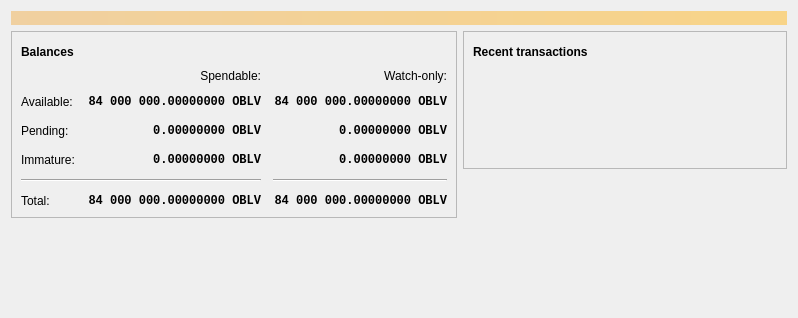
<?xml version="1.0" encoding="UTF-8"?>
<ui version="4.0">
 <class>OverviewPage</class>
 <widget class="QWidget" name="OverviewPage">
  <property name="geometry">
   <rect>
    <x>0</x>
    <y>0</y>
    <width>798</width>
    <height>318</height>
   </rect>
  </property>
  <property name="windowTitle">
   <string>Form</string>
  </property>
  <layout class="QVBoxLayout" name="topLayout">
   <item>
    <widget class="QLabel" name="labelAlerts">
     <property name="visible">
      <bool>false</bool>
     </property>
     <property name="styleSheet">
      <string notr="true">QLabel { background-color: qlineargradient(x1: 0, y1: 0, x2: 1, y2: 0, stop:0 #F0D0A0, stop:1 #F8D488); color:#000000; }</string>
     </property>
     <property name="wordWrap">
      <bool>true</bool>
     </property>
     <property name="margin">
      <number>3</number>
     </property>
     <property name="textInteractionFlags">
      <set>Qt::TextSelectableByMouse</set>
     </property>
    </widget>
   </item>
   <item>
    <layout class="QHBoxLayout" name="horizontalLayout" stretch="1,1">
     <item>
      <layout class="QVBoxLayout" name="verticalLayout_2">
       <item>
        <widget class="QFrame" name="frame">
         <property name="frameShape">
          <enum>QFrame::StyledPanel</enum>
         </property>
         <property name="frameShadow">
          <enum>QFrame::Raised</enum>
         </property>
         <layout class="QVBoxLayout" name="verticalLayout_4">
          <item>
           <layout class="QHBoxLayout" name="horizontalLayout_4">
            <item>
             <widget class="QLabel" name="label_5">
              <property name="font">
               <font>
                <weight>75</weight>
                <bold>true</bold>
               </font>
              </property>
              <property name="text">
               <string>Balances</string>
              </property>
             </widget>
            </item>
            <item>
             <widget class="QPushButton" name="labelWalletStatus">
              <property name="enabled">
               <bool>true</bool>
              </property>
              <property name="maximumSize">
               <size>
                <width>30</width>
                <height>16777215</height>
               </size>
              </property>
              <property name="toolTip">
               <string>The displayed information may be out of date. Your wallet automatically synchronizes with the Oblivion network after a connection is established, but this process has not completed yet.</string>
              </property>
              <property name="text">
               <string/>
              </property>
              <property name="icon">
               <iconset resource="../bitcoin.qrc">
                <normaloff>:/icons/warning</normaloff>
                <disabledoff>:/icons/warning</disabledoff>:/icons/warning</iconset>
              </property>
              <property name="iconSize">
               <size>
                <width>24</width>
                <height>24</height>
               </size>
              </property>
              <property name="flat">
               <bool>true</bool>
              </property>
             </widget>
            </item>
            <item>
             <spacer name="horizontalSpacer_3">
              <property name="orientation">
               <enum>Qt::Horizontal</enum>
              </property>
              <property name="sizeHint" stdset="0">
               <size>
                <width>40</width>
                <height>20</height>
               </size>
              </property>
             </spacer>
            </item>
           </layout>
          </item>
          <item>
           <layout class="QGridLayout" name="gridLayout">
            <property name="spacing">
             <number>12</number>
            </property>
            <item row="2" column="2">
             <widget class="QLabel" name="labelWatchPending">
              <property name="font">
               <font>
                <family>Monospace</family>
                <weight>75</weight>
                <bold>true</bold>
               </font>
              </property>
              <property name="cursor">
               <cursorShape>IBeamCursor</cursorShape>
              </property>
              <property name="toolTip">
               <string>Unconfirmed transactions to watch-only addresses</string>
              </property>
              <property name="text">
               <string notr="true">0.00000000 OBLV</string>
              </property>
              <property name="alignment">
               <set>Qt::AlignRight|Qt::AlignTrailing|Qt::AlignVCenter</set>
              </property>
              <property name="textInteractionFlags">
               <set>Qt::LinksAccessibleByMouse|Qt::TextSelectableByKeyboard|Qt::TextSelectableByMouse</set>
              </property>
             </widget>
            </item>
            <item row="2" column="1">
             <widget class="QLabel" name="labelUnconfirmed">
              <property name="font">
               <font>
                <family>Monospace</family>
                <weight>75</weight>
                <bold>true</bold>
               </font>
              </property>
              <property name="cursor">
               <cursorShape>IBeamCursor</cursorShape>
              </property>
              <property name="toolTip">
               <string>Total of transactions that have yet to be confirmed, and do not yet count toward the spendable balance</string>
              </property>
              <property name="text">
               <string notr="true">0.00000000 OBLV</string>
              </property>
              <property name="alignment">
               <set>Qt::AlignRight|Qt::AlignTrailing|Qt::AlignVCenter</set>
              </property>
              <property name="textInteractionFlags">
               <set>Qt::LinksAccessibleByMouse|Qt::TextSelectableByKeyboard|Qt::TextSelectableByMouse</set>
              </property>
             </widget>
            </item>
            <item row="3" column="2">
             <widget class="QLabel" name="labelWatchImmature">
              <property name="font">
               <font>
                <family>Monospace</family>
                <weight>75</weight>
                <bold>true</bold>
               </font>
              </property>
              <property name="cursor">
               <cursorShape>IBeamCursor</cursorShape>
              </property>
              <property name="toolTip">
               <string>Mined balance in watch-only addresses that has not yet matured</string>
              </property>
              <property name="text">
               <string notr="true">0.00000000 OBLV</string>
              </property>
              <property name="alignment">
               <set>Qt::AlignRight|Qt::AlignTrailing|Qt::AlignVCenter</set>
              </property>
              <property name="textInteractionFlags">
               <set>Qt::LinksAccessibleByMouse|Qt::TextSelectableByKeyboard|Qt::TextSelectableByMouse</set>
              </property>
             </widget>
            </item>
            <item row="4" column="0" colspan="2">
             <widget class="Line" name="line">
              <property name="orientation">
               <enum>Qt::Horizontal</enum>
              </property>
             </widget>
            </item>
            <item row="4" column="2">
             <widget class="Line" name="lineWatchBalance">
              <property name="sizePolicy">
               <sizepolicy hsizetype="Preferred" vsizetype="Fixed">
                <horstretch>0</horstretch>
                <verstretch>0</verstretch>
               </sizepolicy>
              </property>
              <property name="minimumSize">
               <size>
                <width>140</width>
                <height>0</height>
               </size>
              </property>
              <property name="orientation">
               <enum>Qt::Horizontal</enum>
              </property>
             </widget>
            </item>
            <item row="5" column="0">
             <widget class="QLabel" name="labelTotalText">
              <property name="text">
               <string>Total:</string>
              </property>
             </widget>
            </item>
            <item row="3" column="1">
             <widget class="QLabel" name="labelImmature">
              <property name="font">
               <font>
                <family>Monospace</family>
                <weight>75</weight>
                <bold>true</bold>
               </font>
              </property>
              <property name="cursor">
               <cursorShape>IBeamCursor</cursorShape>
              </property>
              <property name="toolTip">
               <string>Mined balance that has not yet matured</string>
              </property>
              <property name="text">
               <string notr="true">0.00000000 OBLV</string>
              </property>
              <property name="alignment">
               <set>Qt::AlignRight|Qt::AlignTrailing|Qt::AlignVCenter</set>
              </property>
              <property name="textInteractionFlags">
               <set>Qt::LinksAccessibleByMouse|Qt::TextSelectableByKeyboard|Qt::TextSelectableByMouse</set>
              </property>
             </widget>
            </item>
            <item row="2" column="3">
             <spacer name="horizontalSpacer_2">
              <property name="orientation">
               <enum>Qt::Horizontal</enum>
              </property>
              <property name="sizeHint" stdset="0">
               <size>
                <width>40</width>
                <height>20</height>
               </size>
              </property>
             </spacer>
            </item>
            <item row="3" column="0">
             <widget class="QLabel" name="labelImmatureText">
              <property name="text">
               <string>Immature:</string>
              </property>
             </widget>
            </item>
            <item row="5" column="1">
             <widget class="QLabel" name="labelTotal">
              <property name="font">
               <font>
                <family>Monospace</family>
                <weight>75</weight>
                <bold>true</bold>
               </font>
              </property>
              <property name="cursor">
               <cursorShape>IBeamCursor</cursorShape>
              </property>
              <property name="toolTip">
               <string>Your current total balance</string>
              </property>
              <property name="text">
               <string notr="true">84 000 000.00000000 OBLV</string>
              </property>
              <property name="alignment">
               <set>Qt::AlignRight|Qt::AlignTrailing|Qt::AlignVCenter</set>
              </property>
              <property name="textInteractionFlags">
               <set>Qt::LinksAccessibleByMouse|Qt::TextSelectableByKeyboard|Qt::TextSelectableByMouse</set>
              </property>
             </widget>
            </item>
            <item row="5" column="2">
             <widget class="QLabel" name="labelWatchTotal">
              <property name="font">
               <font>
                <family>Monospace</family>
                <weight>75</weight>
                <bold>true</bold>
               </font>
              </property>
              <property name="cursor">
               <cursorShape>IBeamCursor</cursorShape>
              </property>
              <property name="toolTip">
               <string>Current total balance in watch-only addresses</string>
              </property>
              <property name="text">
               <string notr="true">84 000 000.00000000 OBLV</string>
              </property>
              <property name="alignment">
               <set>Qt::AlignRight|Qt::AlignTrailing|Qt::AlignVCenter</set>
              </property>
              <property name="textInteractionFlags">
               <set>Qt::LinksAccessibleByMouse|Qt::TextSelectableByKeyboard|Qt::TextSelectableByMouse</set>
              </property>
             </widget>
            </item>
            <item row="0" column="2">
             <widget class="QLabel" name="labelWatchonly">
              <property name="text">
               <string>Watch-only:</string>
              </property>
              <property name="alignment">
               <set>Qt::AlignRight|Qt::AlignTrailing|Qt::AlignVCenter</set>
              </property>
             </widget>
            </item>
            <item row="1" column="0">
             <widget class="QLabel" name="labelBalanceText">
              <property name="text">
               <string>Available:</string>
              </property>
             </widget>
            </item>
            <item row="1" column="1">
             <widget class="QLabel" name="labelBalance">
              <property name="font">
               <font>
                <family>Monospace</family>
                <weight>75</weight>
                <bold>true</bold>
               </font>
              </property>
              <property name="cursor">
               <cursorShape>IBeamCursor</cursorShape>
              </property>
              <property name="toolTip">
               <string>Your current spendable balance</string>
              </property>
              <property name="text">
               <string notr="true">84 000 000.00000000 OBLV</string>
              </property>
              <property name="alignment">
               <set>Qt::AlignRight|Qt::AlignTrailing|Qt::AlignVCenter</set>
              </property>
              <property name="textInteractionFlags">
               <set>Qt::LinksAccessibleByMouse|Qt::TextSelectableByKeyboard|Qt::TextSelectableByMouse</set>
              </property>
             </widget>
            </item>
            <item row="1" column="2">
             <widget class="QLabel" name="labelWatchAvailable">
              <property name="font">
               <font>
                <family>Monospace</family>
                <weight>75</weight>
                <bold>true</bold>
               </font>
              </property>
              <property name="cursor">
               <cursorShape>IBeamCursor</cursorShape>
              </property>
              <property name="toolTip">
               <string>Your current balance in watch-only addresses</string>
              </property>
              <property name="text">
               <string notr="true">84 000 000.00000000 OBLV</string>
              </property>
              <property name="alignment">
               <set>Qt::AlignRight|Qt::AlignTrailing|Qt::AlignVCenter</set>
              </property>
              <property name="textInteractionFlags">
               <set>Qt::LinksAccessibleByMouse|Qt::TextSelectableByKeyboard|Qt::TextSelectableByMouse</set>
              </property>
             </widget>
            </item>
            <item row="2" column="0">
             <widget class="QLabel" name="labelPendingText">
              <property name="text">
               <string>Pending:</string>
              </property>
             </widget>
            </item>
            <item row="0" column="1">
             <widget class="QLabel" name="labelSpendable">
              <property name="text">
               <string>Spendable:</string>
              </property>
              <property name="alignment">
               <set>Qt::AlignRight|Qt::AlignTrailing|Qt::AlignVCenter</set>
              </property>
             </widget>
            </item>
           </layout>
          </item>
         </layout>
        </widget>
       </item>
       <item>
        <spacer name="verticalSpacer">
         <property name="orientation">
          <enum>Qt::Vertical</enum>
         </property>
         <property name="sizeHint" stdset="0">
          <size>
           <width>20</width>
           <height>40</height>
          </size>
         </property>
        </spacer>
       </item>
      </layout>
     </item>
     <item>
      <layout class="QVBoxLayout" name="verticalLayout_3">
       <item>
        <widget class="QFrame" name="frame_2">
         <property name="frameShape">
          <enum>QFrame::StyledPanel</enum>
         </property>
         <property name="frameShadow">
          <enum>QFrame::Raised</enum>
         </property>
         <layout class="QVBoxLayout" name="verticalLayout">
          <item>
           <layout class="QHBoxLayout" name="horizontalLayout_2">
            <item>
             <widget class="QLabel" name="label_4">
              <property name="font">
               <font>
                <weight>75</weight>
                <bold>true</bold>
               </font>
              </property>
              <property name="text">
               <string>Recent transactions</string>
              </property>
             </widget>
            </item>
            <item>
             <widget class="QPushButton" name="labelTransactionsStatus">
              <property name="enabled">
               <bool>true</bool>
              </property>
              <property name="maximumSize">
               <size>
                <width>30</width>
                <height>16777215</height>
               </size>
              </property>
              <property name="toolTip">
               <string>The displayed information may be out of date. Your wallet automatically synchronizes with the Oblivion network after a connection is established, but this process has not completed yet.</string>
              </property>
              <property name="text">
               <string/>
              </property>
              <property name="icon">
               <iconset resource="../bitcoin.qrc">
                <normaloff>:/icons/warning</normaloff>
                <disabledoff>:/icons/warning</disabledoff>:/icons/warning</iconset>
              </property>
              <property name="iconSize">
               <size>
                <width>24</width>
                <height>24</height>
               </size>
              </property>
              <property name="flat">
               <bool>true</bool>
              </property>
             </widget>
            </item>
            <item>
             <spacer name="horizontalSpacer">
              <property name="orientation">
               <enum>Qt::Horizontal</enum>
              </property>
              <property name="sizeHint" stdset="0">
               <size>
                <width>40</width>
                <height>20</height>
               </size>
              </property>
             </spacer>
            </item>
           </layout>
          </item>
          <item>
           <widget class="TransactionOverviewWidget" name="listTransactions">
            <property name="styleSheet">
             <string notr="true">QListView { background: transparent; }</string>
            </property>
            <property name="frameShape">
             <enum>QFrame::NoFrame</enum>
            </property>
            <property name="verticalScrollBarPolicy">
             <enum>Qt::ScrollBarAlwaysOff</enum>
            </property>
            <property name="horizontalScrollBarPolicy">
             <enum>Qt::ScrollBarAlwaysOff</enum>
            </property>
            <property name="sizeAdjustPolicy">
             <enum>QAbstractScrollArea::AdjustToContents</enum>
            </property>
            <property name="selectionMode">
             <enum>QAbstractItemView::NoSelection</enum>
            </property>
            <property name="uniformItemSizes">
             <bool>true</bool>
            </property>
           </widget>
          </item>
         </layout>
        </widget>
       </item>
       <item>
        <spacer name="verticalSpacer_2">
         <property name="orientation">
          <enum>Qt::Vertical</enum>
         </property>
         <property name="sizeHint" stdset="0">
          <size>
           <width>20</width>
           <height>40</height>
          </size>
         </property>
        </spacer>
       </item>
      </layout>
     </item>
    </layout>
   </item>
  </layout>
 </widget>
 <customwidgets>
  <customwidget>
   <class>TransactionOverviewWidget</class>
   <extends>QListView</extends>
   <header>qt/transactionoverviewwidget.h</header>
  </customwidget>
 </customwidgets>
 <resources/>
 <connections/>
</ui>
